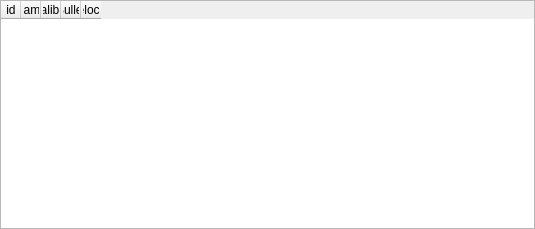
<?xml version="1.0" encoding="UTF-8"?>
<ui version="4.0">
 <class>catalogCartridgeList</class>
 <widget class="QWidget" name="catalogCartridgeList">
  <property name="geometry">
   <rect>
    <x>0</x>
    <y>0</y>
    <width>535</width>
    <height>229</height>
   </rect>
  </property>
  <property name="windowTitle">
   <string>Form</string>
  </property>
  <layout class="QGridLayout" name="gridLayout">
   <property name="leftMargin">
    <number>0</number>
   </property>
   <property name="topMargin">
    <number>0</number>
   </property>
   <property name="rightMargin">
    <number>0</number>
   </property>
   <property name="bottomMargin">
    <number>0</number>
   </property>
   <property name="spacing">
    <number>0</number>
   </property>
   <item row="0" column="0">
    <widget class="QTableWidget" name="tableWidget">
     <property name="editTriggers">
      <set>QAbstractItemView::NoEditTriggers</set>
     </property>
     <property name="selectionMode">
      <enum>QAbstractItemView::SingleSelection</enum>
     </property>
     <property name="selectionBehavior">
      <enum>QAbstractItemView::SelectRows</enum>
     </property>
     <property name="sortingEnabled">
      <bool>true</bool>
     </property>
     <attribute name="horizontalHeaderCascadingSectionResizes">
      <bool>false</bool>
     </attribute>
     <attribute name="horizontalHeaderDefaultSectionSize">
      <number>20</number>
     </attribute>
     <attribute name="horizontalHeaderHighlightSections">
      <bool>true</bool>
     </attribute>
     <attribute name="horizontalHeaderMinimumSectionSize">
      <number>20</number>
     </attribute>
     <attribute name="horizontalHeaderShowSortIndicator" stdset="0">
      <bool>true</bool>
     </attribute>
     <attribute name="verticalHeaderDefaultSectionSize">
      <number>50</number>
     </attribute>
     <column>
      <property name="text">
       <string>id</string>
      </property>
     </column>
     <column>
      <property name="text">
       <string>Name</string>
      </property>
     </column>
     <column>
      <property name="text">
       <string>Caliber</string>
      </property>
     </column>
     <column>
      <property name="text">
       <string>Bullet</string>
      </property>
     </column>
     <column>
      <property name="text">
       <string>Velocity</string>
      </property>
     </column>
    </widget>
   </item>
  </layout>
 </widget>
 <resources/>
 <connections/>
</ui>
